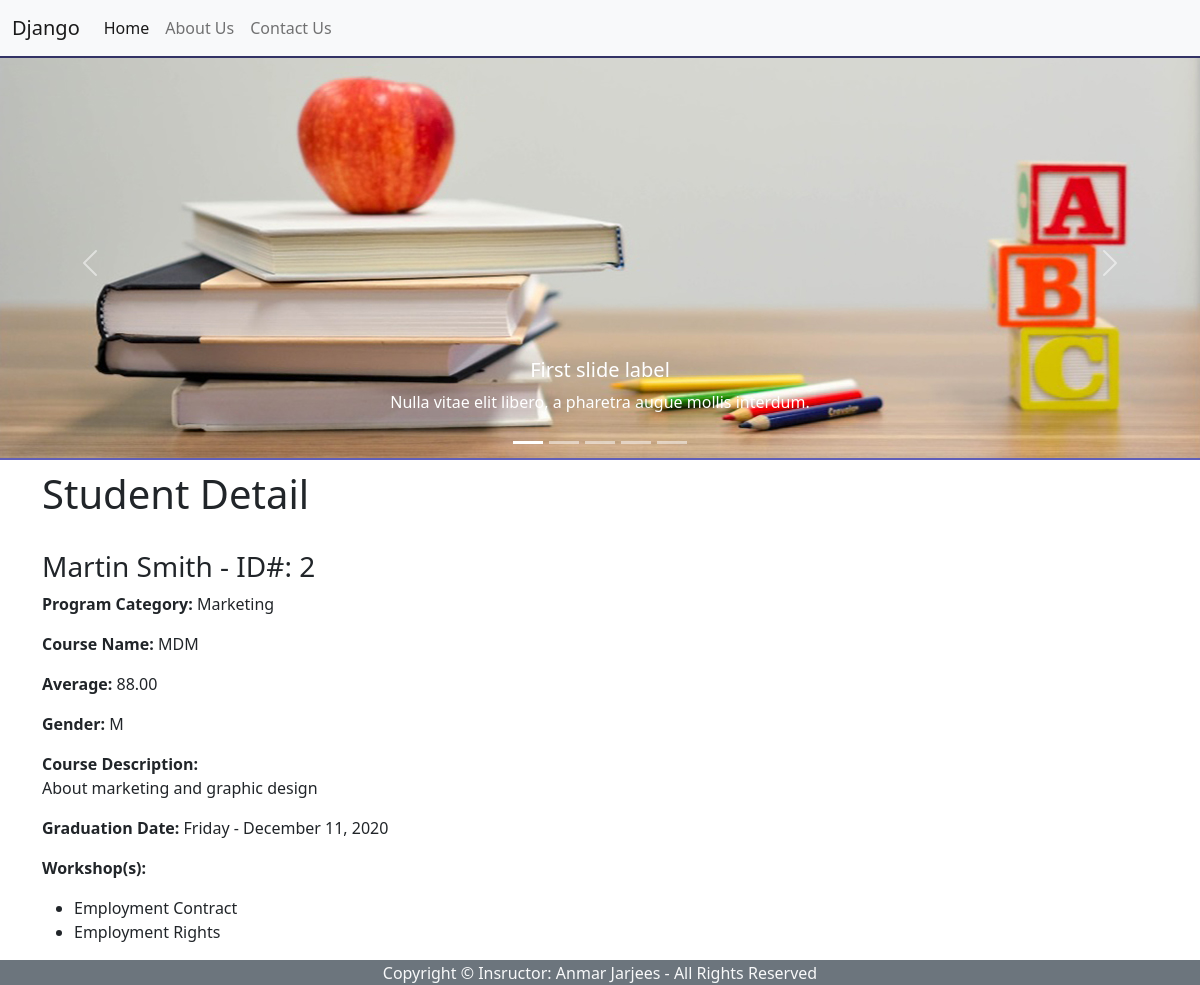
The app's page /registration/2/ with its own data.
### registration/models.py (models this page shows, shortened)
class Student(models.Model):
    first = models.CharField(max_length=40)
    last = models.CharField(max_length=40)
    program_category = models.CharField(max_length=35, blank=True) # Optional Field (could be empty)
    course = models.CharField(max_length=40)
    course_description = models.TextField(blank=True)
    GENDER_CHOICES = [
    ('M', 'Male'),
    ('F', 'Female'),
    ]
    gender = models.CharField(max_length=1,choices=GENDER_CHOICES, blank=True) # New concept!
    graduation_date = models.DateField()
    last_modified_date = models.DateField(auto_now=True)
    average=models.DecimalField(max_digits=4, decimal_places=2, null=True)
    workshops = models.ManyToManyField('Workshop', blank=True)

class Workshop(models.Model):
    workshop_name = models.CharField(max_length=40, default="")
    def __str__(self):
        return self.workshop_name # telling Python to return the name field of the workshop

### registration/views.py (the view)
# urls.py: path('registration/<int:student_id>/', views.student_detail, name='student_detail'),
def student_detail(request, student_id):
    student = Student.objects.get(id=student_id)
    return render(request,'student_detail.html',{'student': student})

### registration/templates/student_detail.html (shortened to what this page needs)
{% extends 'base.html' %}
{% block content %}
<h1>Student Detail</h1>
<br>
<h3>{{ student.first|lower |capfirst }} {{ student.last|lower |capfirst }} - ID#: {{ student.id }}</h3>
<p><b>Program Category:</b>
    {% if student.program_category %}
    {{ student.program_category }}
    {% else %}
    Unspecified!
    {% endif %}
</p>
<p><b>Course Name:</b> {{ student.course }}</p>
<p><b>Average:</b> {{student.average}}</p>
<p><b>Gender:</b> {{student.gender}}</p>
<p><b>Course Description:</b><br> {{ student.course_description }}</p>
<p><b>Graduation Date:</b> {{student.graduation_date|date:"l - F d, Y"}}</p>
 {% if student.workshops.all %}
<p><b>Workshop(s):</b>
    <ul>
        {% for one_ws in student.workshops.all %}
        <li>{{one_ws }}</li>
        {% endfor %}
    </ul>
</p>
{% endif %}
{% endblock %}

### records on screen
Student: first "Martin", last "Smith", id "2", program_category "Marketing", course "MDM", average "88.00", gender "M", course_description "About marketing and graphic design", graduation_date "Friday - December 11, 2020"
Workshop: workshop_name "Employment Contract"
Workshop: workshop_name "Employment Rights"
